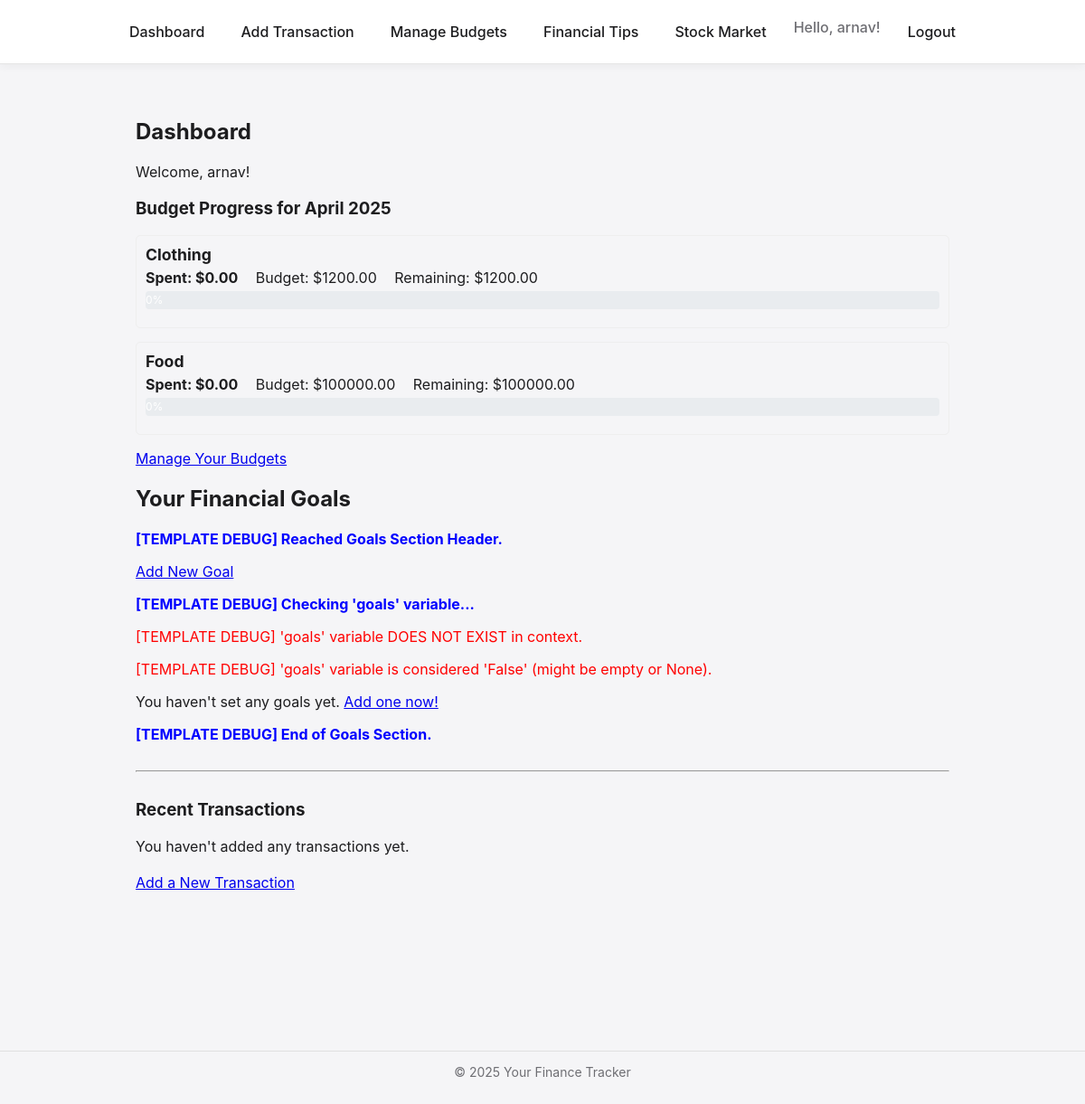
The app's page /tracker/ (signed in), older data.
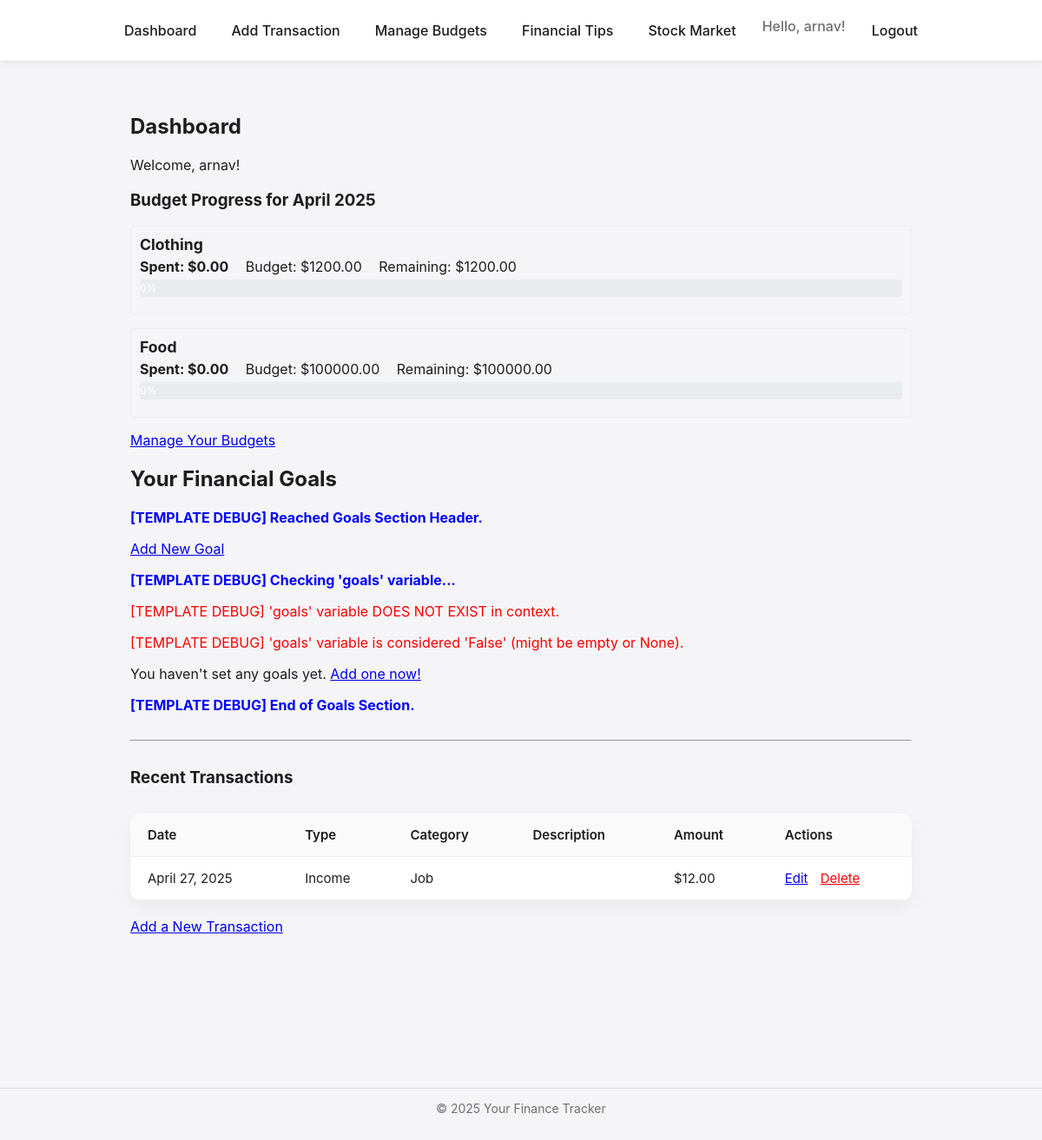
The same page, newer data.
### tracker/models.py (models this page shows, shortened)
class Budget(models.Model):
    user = models.ForeignKey(User, on_delete=models.CASCADE, related_name='budgets')
    category = models.CharField(max_length=50)
    amount = models.DecimalField(max_digits=10, decimal_places=2)
    month = models.DateField()
    created_at = models.DateTimeField(auto_now_add=True)
    updated_at = models.DateTimeField(auto_now=True)
    class Meta:
        unique_together = ('user', 'category', 'month')
        ordering = ['-month', 'category']

class Transaction(models.Model):
    TRANSACTION_TYPES = [
        ('Income', 'Income'),
        ('Expense', 'Expense'),
    ]
    user = models.ForeignKey(User, on_delete=models.CASCADE, related_name='transactions')
    type = models.CharField(max_length=7, choices=TRANSACTION_TYPES)
    amount = models.DecimalField(max_digits=10, decimal_places=2)
    date = models.DateField(default=timezone.now)
    category = models.CharField(max_length=50)
    description = models.CharField(max_length=200, blank=True)
    created_at = models.DateTimeField(auto_now_add=True)
    updated_at = models.DateTimeField(auto_now=True)
    class Meta:
        ordering = ['-date', '-created_at']

### tracker/views.py (the view)
# urls.py: path('', views.dashboard_view, name='dashboard'),
@login_required
def dashboard_view(request):
    transactions = Transaction.objects.filter(user=request.user)
    today = timezone.now().date()
    start_of_current_month = today.replace(day=1)
    if start_of_current_month.month == 12:
        start_of_next_month = start_of_current_month.replace(year=start_of_current_month.year + 1, month=1)
    else:
        start_of_next_month = start_of_current_month.replace(month=start_of_current_month.month + 1)
    current_budgets = Budget.objects.filter(user=request.user, month=start_of_current_month)
    budget_map = {b.category: b.amount for b in current_budgets}
    current_expenses = Transaction.objects.filter(
        user=request.user,
        type='Expense',
        date__gte=start_of_current_month,
        date__lt=start_of_next_month
    )
    spending_map = defaultdict(Decimal)
    for expense in current_expenses:
        spending_map[expense.category] += expense.amount
    budget_progress = []
    all_categories = set(budget_map.keys()) | set(spending_map.keys())
    for category in sorted(list(all_categories)):
        budget_amount = budget_map.get(category, Decimal('0.00'))
        spent_amount = spending_map.get(category, Decimal('0.00'))
        remaining = budget_amount - spent_amount if budget_amount > 0 else Decimal('0.00')
        percentage = int((spent_amount / budget_amount) * 100) if budget_amount > 0 else 0
        budget_progress.append({
            'category': category,
            'budget_amount': budget_amount,
            'spent_amount': spent_amount,
            'remaining': remaining,
            'percentage': min(percentage, 100),
            'over_budget': spent_amount > budget_amount if budget_amount > 0 else False,
            'has_budget': category in budget_map
        })
    context = {
        'transactions': transactions,
        'username': request.user.username,
        'budget_progress': budget_progress,
        'current_month_str': start_of_current_month.strftime('%B %Y')
    }
    return render(request, 'tracker/dashboard.html', context)

### tracker/templates/tracker/dashboard.html (shortened to what the changed rows need)
{% extends 'tracker/base.html' %}
{% load static %}
{% block content %}
    <h2>Dashboard</h2>
    <p>Welcome, {{ username }}!</p>
    <h3>Budget Progress for {{ current_month_str }}</h3>
    {% if budget_progress %}
        <div>
            {% for item in budget_progress %}
                <div class="budget-item">
                    <strong>{{ item.category }}</strong>
                    <div class="budget-details">
                        <span class="spent">Spent: ${{ item.spent_amount|floatformat:2 }}</span>
                        {% if item.has_budget %}
                            <span>Budget: ${{ item.budget_amount|floatformat:2 }}</span>
                            {% if item.over_budget %}
                                <span class="over-text">Remaining: -${{ item.remaining|floatformat:2|slice:"1:" }} (Over Budget)</span>
                            {% else %}
                                <span>Remaining: ${{ item.remaining|floatformat:2 }}</span>
                            {% endif %}
                            <div class="progress-bar-container">
                                <div class="progress-bar {% if item.over_budget %}over{% endif %}" role="progressbar" style="width: {{ item.percentage }}%;" aria-valuenow="{{ item.percentage }}" aria-valuemin="0" aria-valuemax="100">
                                    {{ item.percentage }}%
                                </div>
                            </div>
                        {% else %}
                            <span class="no-budget-text">(No budget set for this category)</span>
                        {% endif %}
                    </div>
                </div>
            {% endfor %}
        </div>
        <p><a href="{% url 'tracker:budget_list' %}">Manage Your Budgets</a></p>
    {% else %}
        <p>No spending or budgets found for {{ current_month_str }}.
           <a href="{% url 'tracker:budget_create' %}">Create your first budget!</a>
        </p>
    {% endif %}
   <section class="mt-4">
    <h2>Your Financial Goals</h2>
    <p style="color: blue; font-weight: bold;">[TEMPLATE DEBUG] Reached Goals Section Header.</p>
    <a href="{% url 'tracker:add_goal' %}" class="btn btn-primary mb-3">Add New Goal</a>
    <p style="color: blue; font-weight: bold;">[TEMPLATE DEBUG] Checking 'goals' variable...</p>
    {% if goals is not None %}
        <p style="color: green;">[TEMPLATE DEBUG] 'goals' variable EXISTS in context.</p>
    {% else %}
        <p style="color: red;">[TEMPLATE DEBUG] 'goals' variable DOES NOT EXIST in context.</p>
    {% endif %}
    {% if goals %}
        <p style="color: green;">[TEMPLATE DEBUG] 'goals' variable has items (looping...).</p>
        <div class="list-group">
            {% for goal_item in goals %}
                <p style="color: purple;">[TEMPLATE DEBUG] Inside loop - Goal: {{ goal_item.name }}</p>
                <div class="list-group-item list-group-item-action flex-column align-items-start mb-2">
                    <div class="d-flex w-100 justify-content-between">
                        <h5 class="mb-1">{{ goal_item.name }}</h5>
                        <small>Target: ${{ goal_item.target_amount|floatformat:2 }}</small>
                    </div>
                    <p class="mb-1">
                        Saved: <strong>${{ goal_item.current_amount|floatformat:2 }}</strong>
                        {% if goal_item.target_amount > 0 %}
                            (Remaining: ${{ goal_item.remaining_amount|floatformat:2 }})
                        {% endif %}
                    </p>
                    {% if goal_item.target_amount > 0 %}
                    <div class="progress" style="height: 20px;" title="{{ goal_item.progress_percent|floatformat:1 }}% Complete">
                        <div class="progress-bar bg-success" role="progressbar" style="width: {{ goal_item.progress_percent }}%;" aria-valuenow="{{ goal_item.progress_percent|floatformat:2 }}" aria-valuemin="0" aria-valuemax="100">
                            {{ goal_item.progress_percent|floatformat:1 }}%
                        </div>
                    </div>
                    {% endif %}
                    <a href="{% url 'tracker:add_contribution' goal_item.id %}" class="btn btn-sm btn-outline-success mt-2">Add Contribution</a>
                </div>
             {% empty %}
                 <p style="color: orange;">[TEMPLATE DEBUG] The 'goals' variable exists BUT IS EMPTY.</p>
            {% endfor %}
        </div>
    {% else %}
        <p style="color: red;">[TEMPLATE DEBUG] 'goals' variable is considered 'False' (might be empty or None).</p>
        <p>You haven't set any goals yet. <a href="{% url 'tracker:add_goal' %}">Add one now!</a></p>
    {% endif %}
     <p style="color: blue; font-weight: bold;">[TEMPLATE DEBUG] End of Goals Section.</p>
</section>
    <hr style="margin: 30px 0;">
    <h3>Recent Transactions</h3>
    {% if transactions %}
        <table>
            <thead>
                <tr>
                    <th>Date</th>
                    <th>Type</th>
                    <th>Category</th>
                    <th>Description</th>
                    <th>Amount</th>
                    <th>Actions</th>
                </tr>
            </thead>
            <tbody>
                {% for t in transactions|slice:":10" %}
                <tr>
                    <td>{{ t.date }}</td>
                    <td>{{ t.type }}</td>
                    <td>{{ t.category }}</td>
                    <td>{{ t.description }}</td>
                    <td>${{ t.amount|floatformat:2 }}</td>
                    <td>
                        <a href="{% url 'tracker:edit_transaction' pk=t.pk %}">Edit</a>
                        <a href="{% url 'tracker:delete_transaction' pk=t.pk %}" style="margin-left: 10px; color: red;">Delete</a>
                    </td>
                </tr>
                {% endfor %}
            </tbody>
        </table>
    {% else %}
        <p>You haven't added any transactions yet.</p>
    {% endif %}
    <p style="margin-top: 20px;"><a href="{% url 'tracker:add_transaction' %}">Add a New Transaction</a></p>
{% endblock %}

Row changes from the older to the newer data that the page shows:
added Transaction: date "April 27, 2025", type "Income", category "Job", amount "12.00"
Text that changed along with them:
text no longer shown: "You haven't added any transactions yet."
text now shown: "Date Type Category Description Amount Actions"
